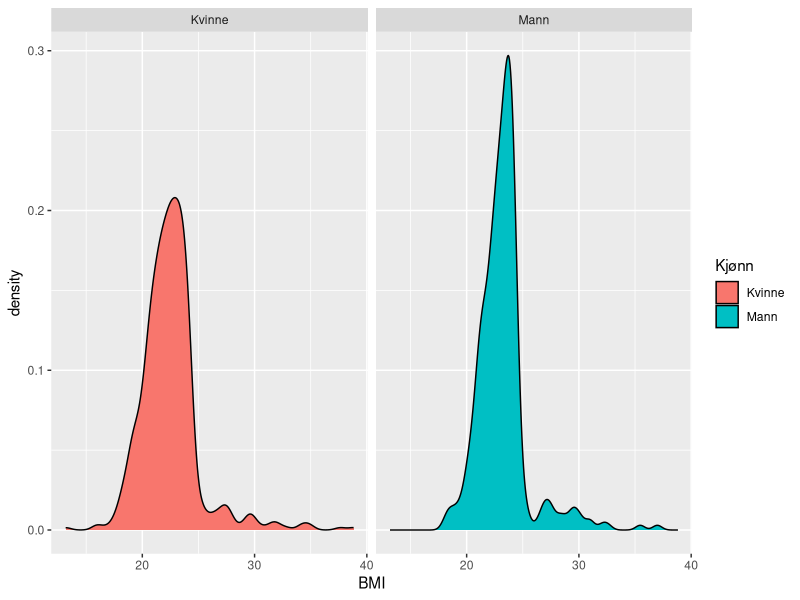
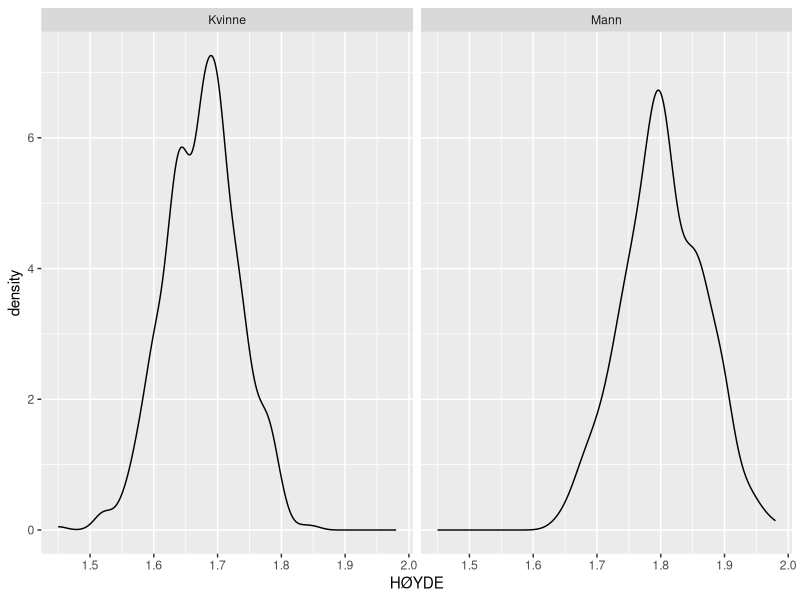
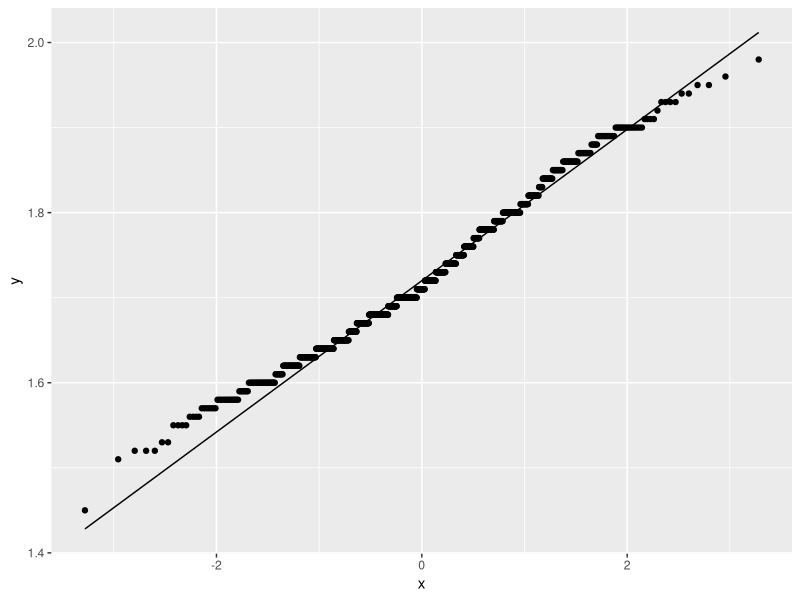
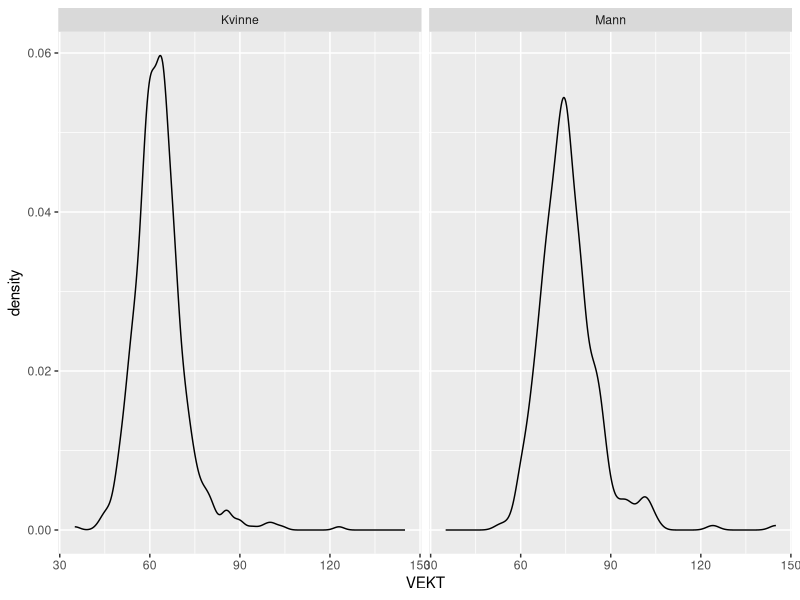
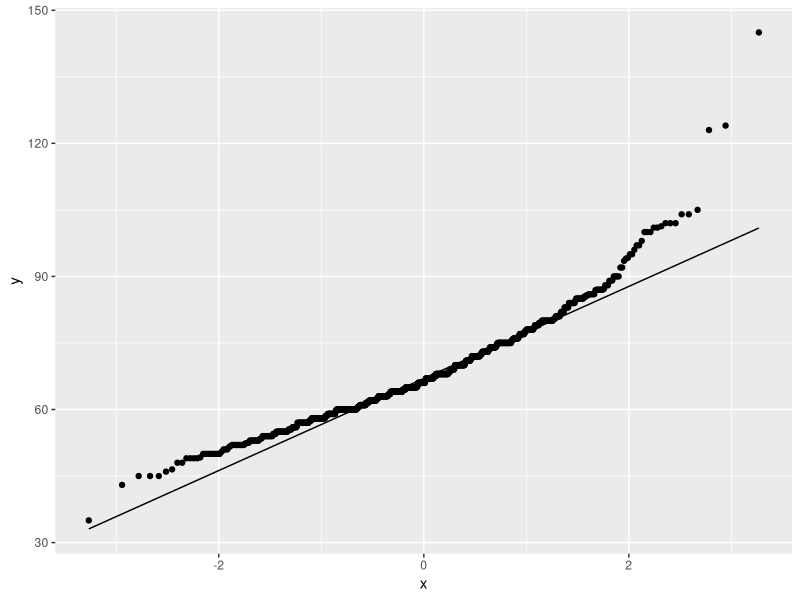
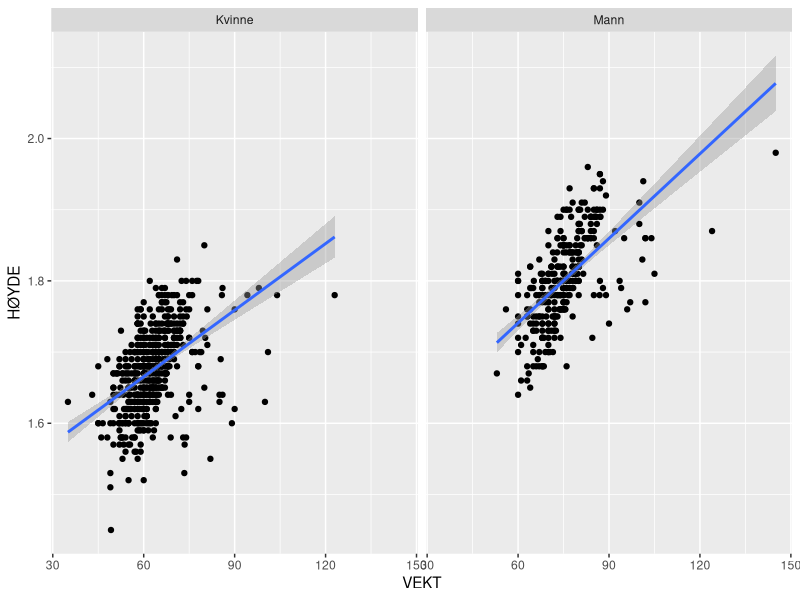
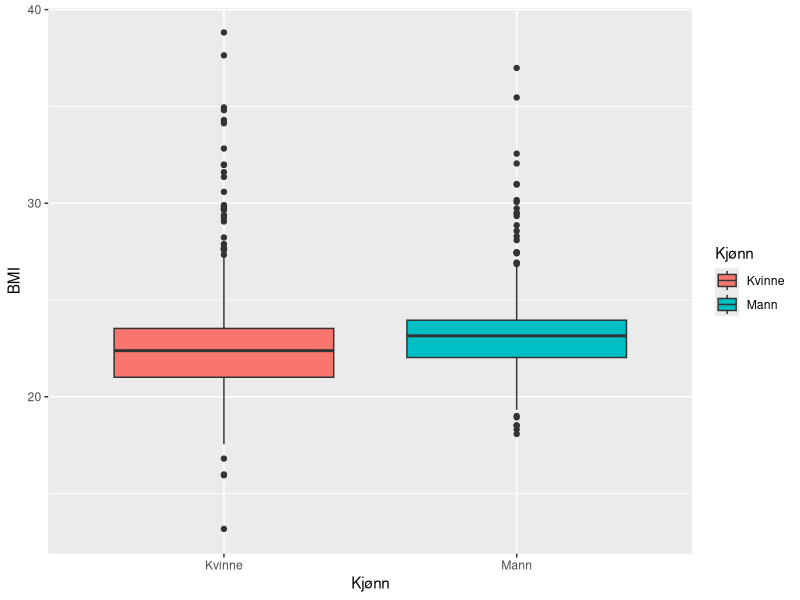
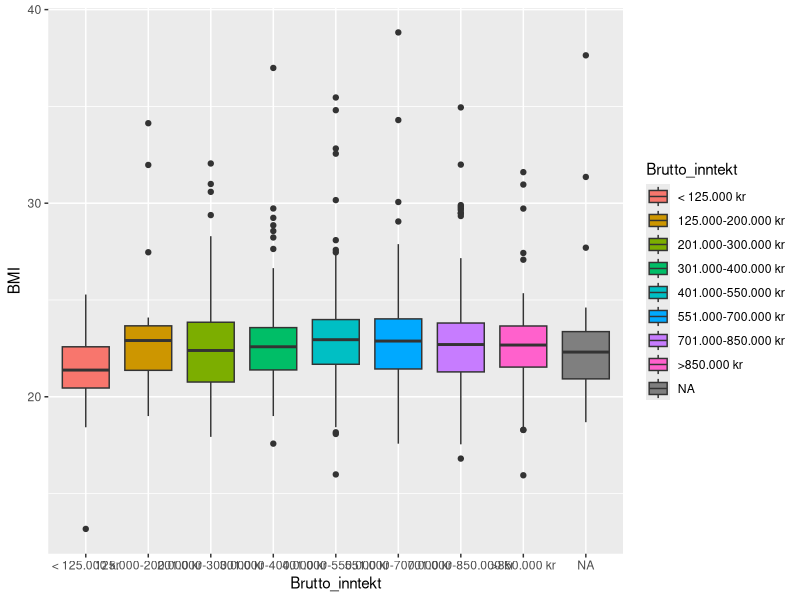

Recreate these plots in R, in order.
#### workshop 1 STA400

### open datasett 7 and make new variables

library(foreign); library(tidyverse); library(psych);

### read spss file datasett 7

data7 <- read.spss("data/Datasett 7_Lag nye variabler.sav", to.data.frame = TRUE)

### 1.1 
### a) compute age as new variable
### b) mutate Height variable to meters

data<- data7 %>% 
        mutate(ALDER = (2019-F.år),
               HØYDE = (HØYDE/100),
               BMI = (VEKT/(HØYDE*HØYDE)))

data %>% 
        ggplot(aes(BMI, group = Kjønn, fill=Kjønn))+
        geom_density()+
        facet_wrap(~Kjønn)

summary(data)

### weird distribution, checking data

### HØYDE ok

data %>% 
        ggplot(aes(HØYDE))+
        geom_density()+
        facet_wrap(~Kjønn)

data %>% 
        ggplot(aes(sample=HØYDE))+
        geom_qq()+
        geom_qq_line()

###  VEKT ok ish, some high values

data %>% 
        ggplot(aes(VEKT))+
        geom_density()+
        facet_wrap(~Kjønn)

data %>% 
        ggplot(aes(sample=VEKT))+
        geom_qq()+
        geom_qq_line()

data %>% 
        ggplot(aes(VEKT,HØYDE))+
        geom_point()+
        geom_smooth(method=lm)+
        facet_wrap(~Kjønn)

### boxplot compare gender BMI

data %>% 
        ggplot(aes(Kjønn, BMI, fill = Kjønn))+
        geom_boxplot()


### compare BMI and income

data %>% 
        ggplot(aes(Brutto_inntekt, BMI, fill = Brutto_inntekt))+
        geom_boxplot()
